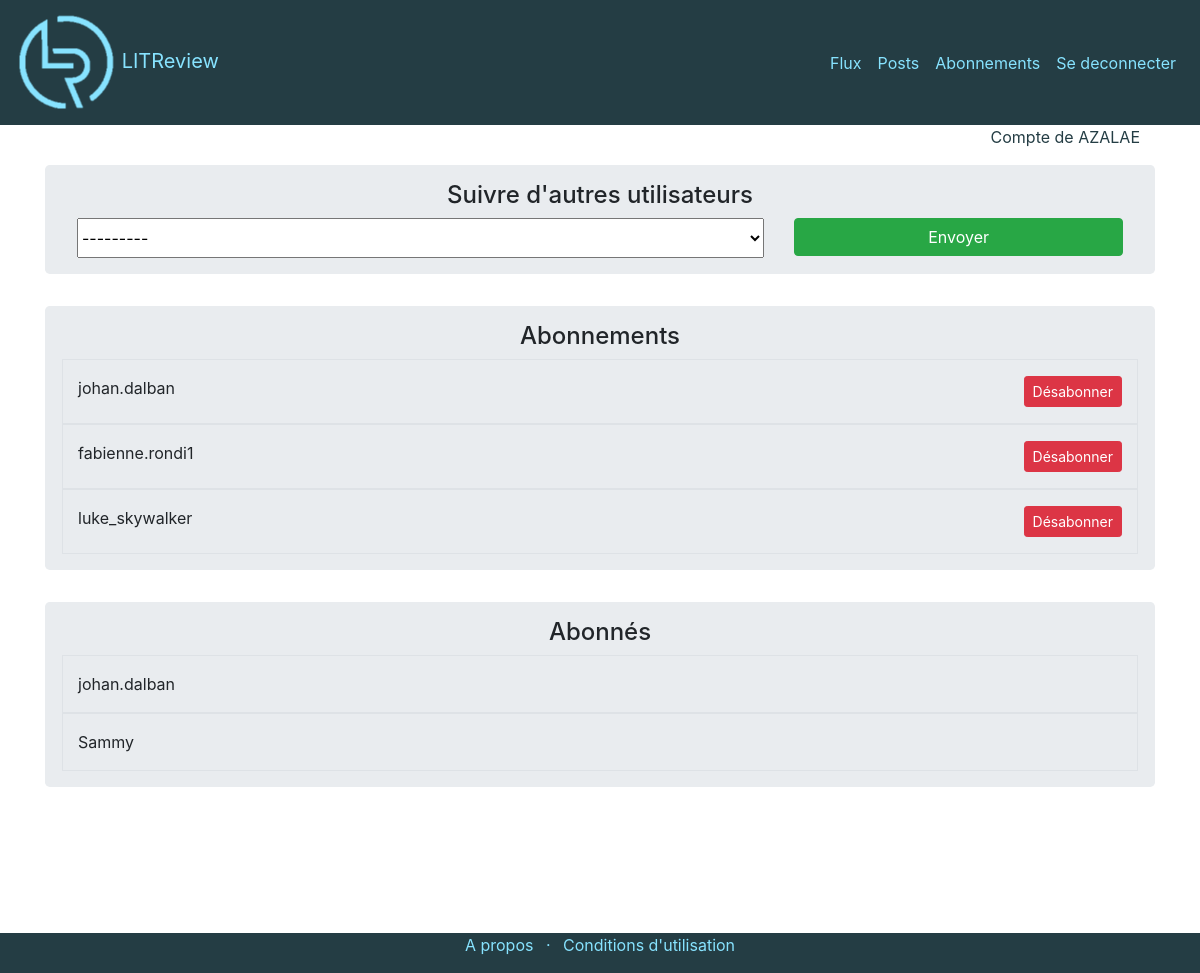
The page /following/ (signed in) on the database as committed earlier.
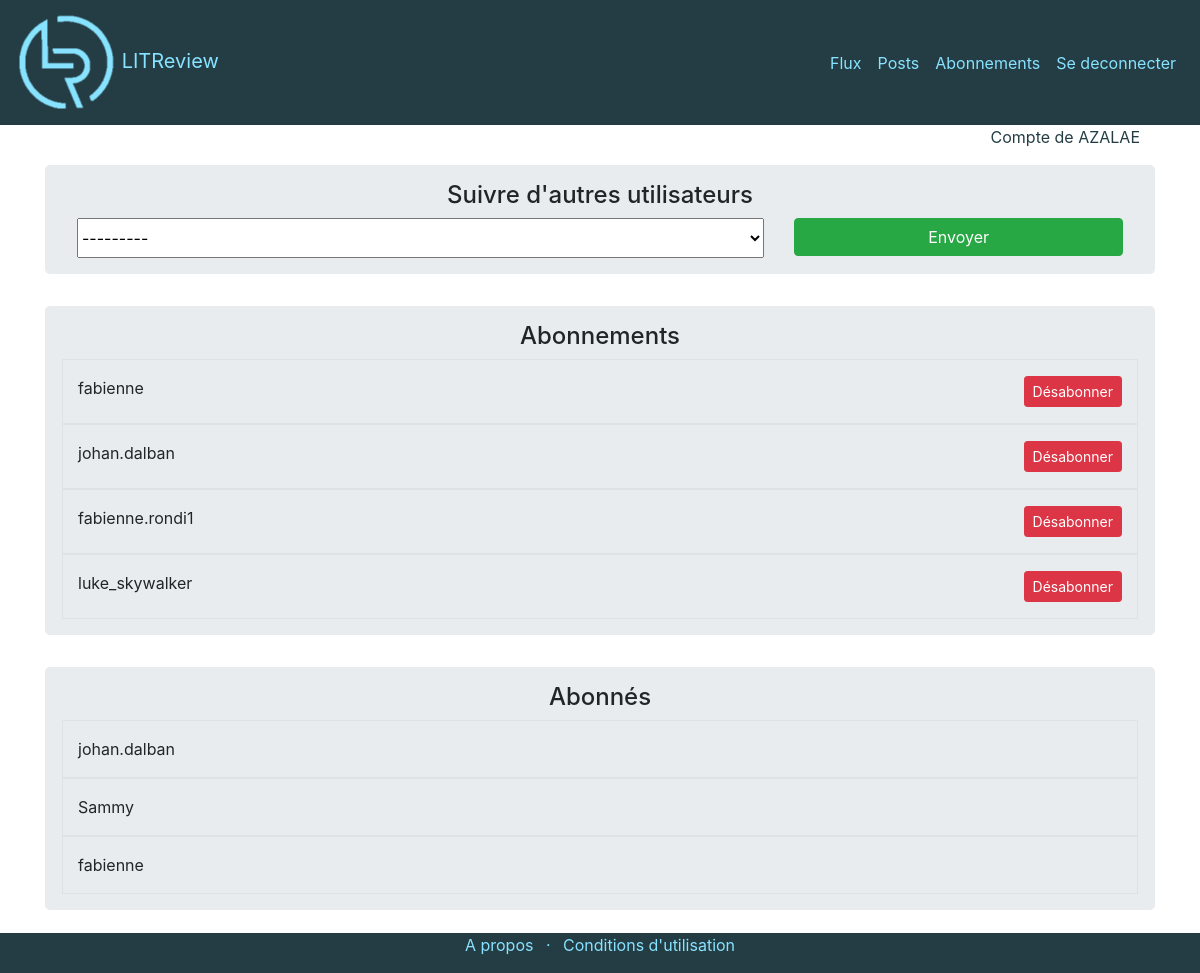
The same page on the database as committed later.
### library/models.py (models this page shows, shortened)
class UserFollows(models.Model):
    user = models.ForeignKey(
        to=settings.AUTH_USER_MODEL,
        on_delete=models.CASCADE,
        related_name='following',
        help_text=_(""))
    followed_user = models.ForeignKey(
        to=settings.AUTH_USER_MODEL,
        on_delete=models.CASCADE,
        related_name='followed_by',
        help_text=_(""))
    objects = UserFollowsManager()
    class Meta:
        unique_together = (
            "user",
            "followed_user",
        )

### account/models.py (models this page shows)
class User(AbstractUser):
    @property
    def upper_name(self):
        return self.username.upper()

### library/views.py (the view, shortened to what this page needs)
# urls.py: path('following/', FollowingView.as_view(), name="following"),
class FollowingView(LoginRequiredMixin, CreateView):
    model = UserFollows
    fields = ['followed_user']
    success_url = reverse_lazy('library:following')
    def get_context_data(self, **kwargs) -> Dict:
        context = super().get_context_data(**kwargs)
        context['subscriptions'] = UserFollows.objects.get_users_subscriptions(
            self.request)
        context['followers'] = UserFollows.objects.get_users_followers(
            self.request)
        return context

### library/models.py (called while the page is built)
    def get_users_subscriptions(self, request):
        user_subscriptions = UserFollows.objects.filter(user=request.user)
        return user_subscriptions

    def get_users_followers(self, request):
        user_followers = UserFollows.objects.filter(followed_user=request.user)
        return user_followers

### templates/library/userfollows_form.html (shortened to what this page needs)
{% extends 'base.html' %}
{% block content %}
<div class="container jumbotron pt-3 pb-3">
    <div class="row">
        <div class="col text-center">
            <h4>Suivre d'autres utilisateurs</h4>
        </div>
    </div>
    <form method="post">
    <div class="row">
        <div class="col-8">
            {{ form.followed_user }}
        </div>
        <div class="col-4 text-right">
            <input class="btn btn-success" type="submit" value="Envoyer">
        </div>
    </div>
    </form>
</div>
<div class="container jumbotron pt-3 pb-3">
    <div class="row">
        <div class="col text-center">
            <h4>Abonnements</h4>
        </div>
    </div>
    {% for subscription in subscriptions %}
    <div class="row border pt-3 pb-3">
        <div class="col">
            {{ subscription.followed_user.username }}
        </div>
        <div class="col text-right">
            <a class="btn btn-danger btn-sm" href="{% url 'library:delete_subscription' subscription.id %}" role="button">Désabonner</a>
        </div>
    </div>
    {% endfor %}
</div>
<div class="container jumbotron pt-3 pb-3">
    <div class="row">
        <div class="col text-center">
            <h4>Abonnés</h4>
        </div>
    </div>
    {% for follower in followers %}
    <div class="row  border pt-3 pb-3">
        <div class="col">
            {{ follower.user.username }}
        </div>
    </div>
    {% endfor %}
</div>
{% endblock %}

Rows that differ between the two databases and show on the page:
added UserFollows: followed_user.username "fabienne", shown under "Abonnements"
added UserFollows: user.username "fabienne", shown under "Abonnés"
